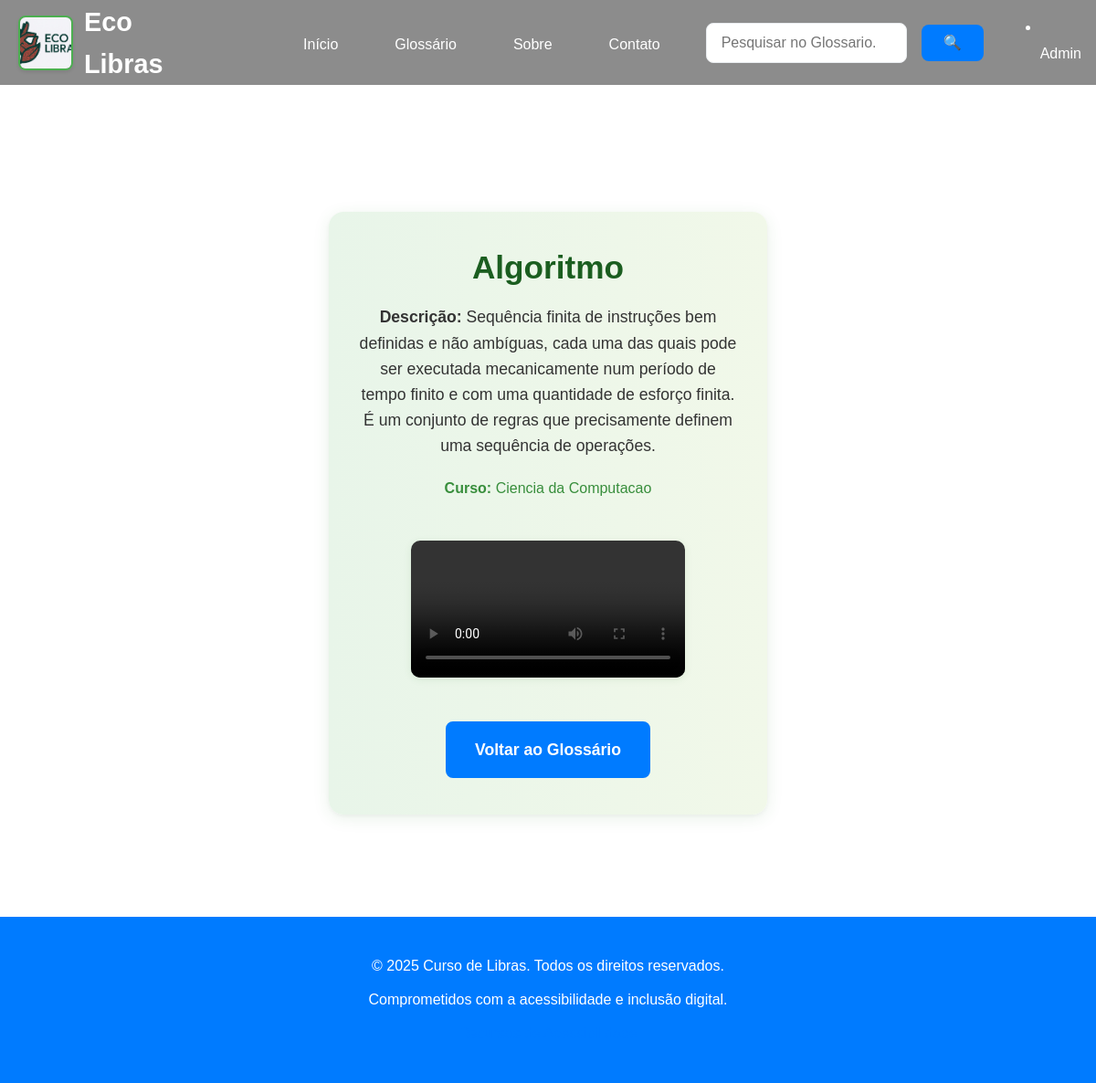
Screenshot of /vizualizacaoTermo/1 with the database file from the repository.
### APP/models.py (models this page shows)
class Termo(db.Model):
    __tablename__ = 'termo'
    id = db.Column(db.Integer, primary_key=True)
    nome_termo = db.Column(db.String(120), nullable=False)
    descricao = db.Column(db.Text, nullable=False)
    video = db.Column(db.String(255))
    curso_id = db.Column(db.Integer, db.ForeignKey('curso.id'), nullable=True)
    curso = db.relationship('Curso', back_populates='termos')

class Curso(db.Model):
    __tablename__ = 'curso'
    id = db.Column(db.Integer, primary_key=True)
    nome = db.Column(db.String(120), unique=True, nullable=False)
    termos = db.relationship('Termo', back_populates='curso', cascade='all, delete-orphan')

### APP/routes.py (the view)
@rotas_principal.route('/vizualizacaoTermo/<int:termo_id>')
def visualizar_termo(termo_id):
    termo = Termo.query.get(termo_id)
    if not termo:
        flash('Termo não encontrado.', 'warning')
        return redirect(url_for('principal.pagina_glossario'))
    curso_nome = termo.curso.nome if getattr(termo, 'curso', None) else None
    termo_dict = {
        'id': termo.id,
        'termo': termo.nome_termo,
        'descricao': termo.descricao,
        'video': termo.video,
        'curso_nome': curso_nome
    }
    return render_template('vizualizacaoTermo.html', termo=termo_dict)

### APP/templates/vizualizacaoTermo.html (shortened to what this page needs)
<!DOCTYPE html>
<html lang="pt-br">
<head>
    <link rel="stylesheet" href="{{ url_for('static', filename='css/style.css') }}">
    <link rel="stylesheet" href="{{ url_for('static', filename='css/accessibility.css') }}">
</head>
<body>
    <header role="banner">
        <nav role="navigation" aria-label="Menu principal">
            <div class="logo">
                <img src="{{ url_for('static', filename='images/WhatsApp Image 2025-08-23 at 18.20.33.jpeg') }}" alt="Ícone de acessibilidade" class="logo-icon">
                Eco Libras
            </div>
            <ul>
                <li><a href="{{ url_for('principal.pagina_inicial') }}" aria-label="Ir para início">Início</a></li>
                <li><a href="{{ url_for('principal.pagina_glossario') }}" aria-label="Ir para o glossário">Glossário</a></li>
                <li><a href="#about" aria-label="Ir para sobre nós">Sobre</a></li>
                <li>
                    <button id="open-contact" class="btn btn-contact" aria-label="Abrir menu de contato" type="button">Contato</button>
                </li>
            </ul>
            <form class="search-bar" role="search" aria-label="Pesquisar no site" style="gap:8px;max-width:400px;margin:0 1rem;display:flex;align-items:center;">
                <input type="search" placeholder="Pesquisar no Glossario..." aria-label="Pesquisar" style="background:#fff;color:#222;border:1.5px solid var(--border-color,#ccc);border-radius:8px;font-size:1rem;padding:12px 16px;outline:none;transition:border-color 0.2s;width:220px;max-width:100%;">
                <button type="submit" aria-label="Buscar" style="margin-left:8px;padding:12px 24px;border-radius:8px;background:var(--primary-color,#2e7d32);color:#fff;font-weight:bold;font-size:1rem;border:none;cursor:pointer;transition:background 0.2s;">🔍</button>
            </form>
            <li>
                <button id="open-admin-login" class="btn btn-contact" aria-label="Abrir login administrativo" type="button">Admin</button>
            </li>
        </nav>
    </header>
    <main role="main" id="main-content" style="margin-top:120px;">
        <section class="termo-detalhe-section" style="display:flex;justify-content:center;align-items:center;min-height:60vh;">
            <div class="termo-detalhe-card" style="background:linear-gradient(90deg,#e8f5e9 0%,#f1f8e9 100%);box-shadow:0 4px 18px rgba(46,125,50,0.10),0 1.5px 4px rgba(0,0,0,0.04);border-radius:16px;padding:2.5rem 2rem;max-width:480px;width:100%;margin:2rem auto;display:flex;flex-direction:column;align-items:center;">
                <h1 style="color:#1b5e20;font-size:2.2rem;font-weight:800;margin-bottom:1.2rem;text-align:center;word-break:break-word;">{{ termo.termo }}</h1>
                <p style="font-size:1.1rem;color:#333;margin-bottom:1.2rem;text-align:center;line-height:1.6;"><strong>Descrição:</strong> {{ termo.descricao or 'Sem descrição.' }}</p>
                <p style="font-size:1rem;color:#388e3c;margin-bottom:1.2rem;text-align:center;"><strong>Curso:</strong> {{ termo.curso_nome or 'Não informado' }}</p>
                {% if termo.video %}
                <div style="margin: 1.5rem 0;width:100%;display:flex;justify-content:center;">
                    <video src="/videos/{{ termo.video }}" controls style="max-width:100%;border-radius:10px;box-shadow:0 2px 8px rgba(46,125,50,0.10);"></video>
                </div>
                {% endif %}
                <a href="{{ url_for('principal.pagina_glossario') }}" class="btn" aria-label="Voltar ao glossário" style="margin-top:1.5rem;min-width:180px;">Voltar ao Glossário</a>
            </div>
        </section>
    </main>
    <footer role="contentinfo">
        <div class="footer-content">
            <p>&copy; 2025 Curso de Libras. Todos os direitos reservados.</p>
            <p>Comprometidos com a acessibilidade e inclusão digital.</p>
            <p><a href="{{ url_for('static', filename='acessibilidade.html') }}" aria-label="Saiba mais sobre nossos recursos de acessibilidade">Recursos de Acessibilidade</a></p>
        </div>
    </footer>
</body>
</html>

### APP/static/css/style.css (style rules this page uses)
:root { --primary-color: #007bff; --primary-dark: #0056b3; --secondary-color: #ffffff; --text-color: #333333; --light-gray: #f8f9fa; --border-color: #e9ecef; --shadow: 0 4px 6px rgba(0, 123, 255, 0.1); }
* { margin: 0; padding: 0; box-sizing: border-box; }
body { font-family: 'Arial', sans-serif; line-height: 1.6; color: var(--text-color); background: var(--secondary-color); }
a { text-decoration: none; color: var(--primary-color); transition: color 0.3s ease; }
ul { list-style: none; }
img { max-width: 100%; height: auto; }
header { background: transparent; color: var(--secondary-color); padding: 0.04rem 0; position: fixed; width: 100%; top: 0; left: 0; z-index: 1000; box-shadow: none; transition: background 0.3s; }
header nav { display: flex; flex-direction: row; align-items: center; justify-content: space-between; padding-left: 20px; gap: 16px; width: 100%; position: relative; background: transparent; box-shadow: none; }
header::before { content: ""; position: absolute; inset: 0; background: rgba(0, 0, 0, 0.45); z-index: 0; pointer-events: none; }
header nav ul { display: flex; flex-direction: row; align-items: center; justify-content: center; flex: 1 1 auto; margin: 0 0 0 100px; padding: 0; }
nav .logo { margin-right: 2rem; display: flex; align-items: center; font-size: 1.8rem; font-weight: bold; color: var(--secondary-color); }
.logo { display: flex; align-items: center; font-size: 1.8rem; font-weight: bold; color: var(--secondary-color); }
.logo-icon { width: 60px; height: 60px; margin-right: 12px; border-radius: 8px; border: 2px solid #4CAF50; box-shadow: 0 2px 4px rgba(0, 0, 0, 0.1); object-fit: cover; }
header nav ul { display: flex; flex-direction: row; margin-top: 4px; margin-bottom: 0; align-items: center; }
header nav ul li { margin-left: 30px; }
header nav ul li a { color: var(--secondary-color); font-weight: 500; padding: 8px 16px; border-radius: 4px; transition: all 0.3s ease; }
.search-bar { display: flex; align-items: center; margin-left: 2rem; margin-right: 2rem; background: transparent; border-radius: 8px; box-shadow: none; height: 44px; flex: 0 0 320px; max-width: 400px; min-width: 200px; border: 2px solid transparent; transition: box-shadow 0.2s, border-color 0.2s, background 0.2s; }
.search-bar input[type="search"], .search-bar input[type="text"], .search-bar input[type="email"], .search-bar input[type="password"] { background: #fff !important; color: #222 !important; border: 1.5px solid var(--border-color, #ccc); border-radius: 8px; font-size: 1rem; padding: 12px 16px; outline: none; transition: border-color 0.2s; }
.search-bar button { border: 2px solid transparent; background: transparent; color: var(--secondary-color); padding: 0 20px; height: 100%; border-radius: 0 8px 8px 0; cursor: pointer; font-size: 1.1rem; font-weight: 600; transition: background 0.2s, color 0.2s, border-color 0.2s; display: flex; align-items: center; }
main { padding-top: 0px; }
section { padding: 80px 20px; max-width: 1200px; margin: 0 auto; }
h1 { font-size: 3rem; color: var(--primary-color); margin-bottom: 20px; line-height: 1.2; }
p { font-size: 1.1rem; margin-bottom: 20px; line-height: 1.7; }
.btn { display: inline-block; background: var(--primary-color); color: var(--secondary-color); padding: 15px 30px; border-radius: 8px; font-weight: 600; font-size: 1.1rem; transition: all 0.3s ease; border: 2px solid var(--primary-color); cursor: pointer; }
.btn-contact { display: inline-block; background: transparent; color: var(--secondary-color); padding: 8px 16px; border-radius: 4px; font-weight: 500; font-size: 1rem; border: none; cursor: pointer; transition: all 0.3s ease; text-align: center; text-decoration: none; }
footer { background: var(--primary-color); color: var(--secondary-color); text-align: center; padding: 40px 20px; }
.footer-content p { margin-bottom: 10px; font-size: 1rem; }
.footer-content p:last-child { margin-bottom: 0; opacity: 0.8; }

### rows the page displays
Termo: termo "Algoritmo", descricao "Sequência finita de instruções bem definidas e não ambíguas, cada uma das quais pode ser executada mecanicamente num período de tempo finito e com uma quantidade de esforço finita. É um conjunto de regras que precisamente definem uma sequência de operações."
Curso: nome "Ciencia da Computacao"
